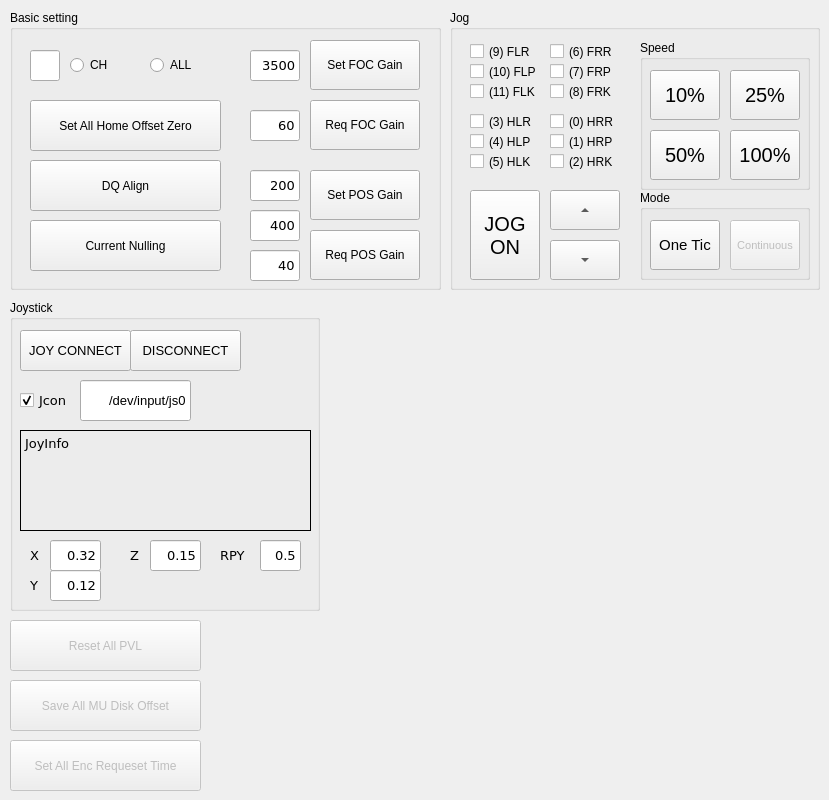
    <widget class="QWidget" name="tab_basic">
     <attribute name="title">
      <string>Basic</string>
     </attribute>
     <widget class="QGroupBox" name="groupBox_7">
      <property name="geometry">
       <rect>
        <x>450</x>
        <y>10</y>
        <width>370</width>
        <height>280</height>
       </rect>
      </property>
      <property name="title">
       <string>Jog</string>
      </property>
      <widget class="QGroupBox" name="groupBox_5">
       <property name="geometry">
        <rect>
         <x>190</x>
         <y>30</y>
         <width>170</width>
         <height>150</height>
        </rect>
       </property>
       <property name="title">
        <string>Speed</string>
       </property>
       <widget class="QPushButton" name="BTN_JOG_SPEED_1">
        <property name="geometry">
         <rect>
          <x>10</x>
          <y>30</y>
          <width>70</width>
          <height>50</height>
         </rect>
        </property>
        <property name="font">
         <font>
          <pointsize>15</pointsize>
         </font>
        </property>
        <property name="text">
         <string>10%</string>
        </property>
       </widget>
       <widget class="QPushButton" name="BTN_JOG_SPEED_4">
        <property name="geometry">
         <rect>
          <x>90</x>
          <y>90</y>
          <width>70</width>
          <height>50</height>
         </rect>
        </property>
        <property name="font">
         <font>
          <pointsize>15</pointsize>
         </font>
        </property>
        <property name="text">
         <string>100%</string>
        </property>
       </widget>
       <widget class="QPushButton" name="BTN_JOG_SPEED_3">
        <property name="geometry">
         <rect>
          <x>10</x>
          <y>90</y>
          <width>70</width>
          <height>50</height>
         </rect>
        </property>
        <property name="font">
         <font>
          <pointsize>15</pointsize>
         </font>
        </property>
        <property name="text">
         <string>50%</string>
        </property>
       </widget>
       <widget class="QPushButton" name="BTN_JOG_SPEED_2">
        <property name="geometry">
         <rect>
          <x>90</x>
          <y>30</y>
          <width>70</width>
          <height>50</height>
         </rect>
        </property>
        <property name="font">
         <font>
          <pointsize>15</pointsize>
         </font>
        </property>
        <property name="text">
         <string>25%</string>
        </property>
       </widget>
      </widget>
      <widget class="QToolButton" name="BTN_JOG_DOWN">
       <property name="geometry">
        <rect>
         <x>100</x>
         <y>230</y>
         <width>70</width>
         <height>40</height>
        </rect>
       </property>
       <property name="text">
        <string>...</string>
       </property>
       <property name="arrowType">
        <enum>Qt::DownArrow</enum>
       </property>
      </widget>
      <widget class="QGroupBox" name="groupBox_6">
       <property name="geometry">
        <rect>
         <x>190</x>
         <y>180</y>
         <width>170</width>
         <height>90</height>
        </rect>
       </property>
       <property name="title">
        <string>Mode</string>
       </property>
       <widget class="QPushButton" name="BTN_JOG_MODE_1">
        <property name="geometry">
         <rect>
          <x>10</x>
          <y>30</y>
          <width>70</width>
          <height>50</height>
         </rect>
        </property>
        <property name="font">
         <font>
          <pointsize>11</pointsize>
         </font>
        </property>
        <property name="text">
         <string>One Tic</string>
        </property>
       </widget>
       <widget class="QPushButton" name="BTN_JOG_MODE_2">
        <property name="enabled">
         <bool>false</bool>
        </property>
        <property name="geometry">
         <rect>
          <x>90</x>
          <y>30</y>
          <width>70</width>
          <height>50</height>
         </rect>
        </property>
        <property name="font">
         <font>
          <pointsize>8</pointsize>
         </font>
        </property>
        <property name="text">
         <string>Continuous</string>
        </property>
       </widget>
      </widget>
      <widget class="QPushButton" name="BTN_JOG_ON">
       <property name="geometry">
        <rect>
         <x>20</x>
         <y>180</y>
         <width>70</width>
         <height>90</height>
        </rect>
       </property>
       <property name="font">
        <font>
         <pointsize>15</pointsize>
        </font>
       </property>
       <property name="text">
        <string>JOG
ON</string>
       </property>
      </widget>
      <widget class="QToolButton" name="BTN_JOG_UP">
       <property name="geometry">
        <rect>
         <x>100</x>
         <y>180</y>
         <width>70</width>
         <height>40</height>
        </rect>
       </property>
       <property name="text">
        <string>...</string>
       </property>
       <property name="arrowType">
        <enum>Qt::UpArrow</enum>
       </property>
      </widget>
      <widget class="QCheckBox" name="RBTN_JOINT_0">
       <property name="geometry">
        <rect>
         <x>100</x>
         <y>100</y>
         <width>92</width>
         <height>23</height>
        </rect>
       </property>
       <property name="text">
        <string>(0) HRR</string>
       </property>
      </widget>
      <widget class="QCheckBox" name="RBTN_JOINT_1">
       <property name="geometry">
        <rect>
         <x>100</x>
         <y>120</y>
         <width>92</width>
         <height>23</height>
        </rect>
       </property>
       <property name="text">
        <string>(1) HRP</string>
       </property>
      </widget>
      <widget class="QCheckBox" name="RBTN_JOINT_2">
       <property name="geometry">
        <rect>
         <x>100</x>
         <y>140</y>
         <width>92</width>
         <height>23</height>
        </rect>
       </property>
       <property name="text">
        <string>(2) HRK</string>
       </property>
      </widget>
      <widget class="QCheckBox" name="RBTN_JOINT_3">
       <property name="geometry">
        <rect>
         <x>20</x>
         <y>100</y>
         <width>92</width>
         <height>23</height>
        </rect>
       </property>
       <property name="text">
        <string>(3) HLR</string>
       </property>
      </widget>
      <widget class="QCheckBox" name="RBTN_JOINT_4">
       <property name="geometry">
        <rect>
         <x>20</x>
         <y>120</y>
         <width>92</width>
         <height>23</height>
        </rect>
       </property>
       <property name="text">
        <string>(4) HLP</string>
       </property>
      </widget>
      <widget class="QCheckBox" name="RBTN_JOINT_5">
       <property name="geometry">
        <rect>
         <x>20</x>
         <y>140</y>
         <width>92</width>
         <height>23</height>
        </rect>
       </property>
       <property name="text">
        <string>(5) HLK</string>
       </property>
      </widget>
      <widget class="QCheckBox" name="RBTN_JOINT_6">
       <property name="geometry">
        <rect>
         <x>100</x>
         <y>30</y>
         <width>92</width>
         <height>23</height>
        </rect>
       </property>
       <property name="text">
        <string>(6) FRR</string>
       </property>
      </widget>
      <widget class="QCheckBox" name="RBTN_JOINT_7">
       <property name="geometry">
        <rect>
         <x>100</x>
         <y>50</y>
         <width>92</width>
         <height>23</height>
        </rect>
       </property>
       <property name="text">
        <string>(7) FRP</string>
       </property>
      </widget>
      <widget class="QCheckBox" name="RBTN_JOINT_8">
       <property name="geometry">
        <rect>
         <x>100</x>
         <y>70</y>
         <width>92</width>
         <height>23</height>
        </rect>
       </property>
       <property name="text">
        <string>(8) FRK</string>
       </property>
      </widget>
      <widget class="QCheckBox" name="RBTN_JOINT_9">
       <property name="geometry">
        <rect>
         <x>20</x>
         <y>30</y>
         <width>92</width>
         <height>23</height>
        </rect>
       </property>
       <property name="text">
        <string>(9) FLR</string>
       </property>
      </widget>
      <widget class="QCheckBox" name="RBTN_JOINT_10">
       <property name="geometry">
        <rect>
         <x>20</x>
         <y>50</y>
         <width>92</width>
         <height>23</height>
        </rect>
       </property>
       <property name="text">
        <string>(10) FLP</string>
       </property>
      </widget>
      <widget class="QCheckBox" name="RBTN_JOINT_11">
       <property name="geometry">
        <rect>
         <x>20</x>
         <y>70</y>
         <width>92</width>
         <height>23</height>
        </rect>
       </property>
       <property name="text">
        <string>(11) FLK</string>
       </property>
      </widget>
     </widget>
     <widget class="QGroupBox" name="groupBox">
      <property name="geometry">
       <rect>
        <x>10</x>
        <y>300</y>
        <width>310</width>
        <height>311</height>
       </rect>
      </property>
      <property name="title">
       <string>Joystick</string>
      </property>
      <widget class="QLineEdit" name="LE_JOYANGLE">
       <property name="geometry">
        <rect>
         <x>250</x>
         <y>240</y>
         <width>41</width>
         <height>31</height>
        </rect>
       </property>
       <property name="font">
        <font>
         <family>DejaVu Sans</family>
         <pointsize>10</pointsize>
        </font>
       </property>
       <property name="text">
        <string>0.5</string>
       </property>
       <property name="alignment">
        <set>Qt::AlignRight|Qt::AlignTrailing|Qt::AlignVCenter</set>
       </property>
      </widget>
      <widget class="QLabel" name="label_80">
       <property name="geometry">
        <rect>
         <x>210</x>
         <y>240</y>
         <width>31</width>
         <height>31</height>
        </rect>
       </property>
       <property name="font">
        <font>
         <family>DejaVu Sans</family>
         <pointsize>10</pointsize>
        </font>
       </property>
       <property name="text">
        <string>RPY</string>
       </property>
      </widget>
      <widget class="QLabel" name="TL_JOYVIEW">
       <property name="geometry">
        <rect>
         <x>10</x>
         <y>130</y>
         <width>291</width>
         <height>101</height>
        </rect>
       </property>
       <property name="font">
        <font>
         <family>DejaVu Sans</family>
         <pointsize>10</pointsize>
        </font>
       </property>
       <property name="autoFillBackground">
        <bool>false</bool>
       </property>
       <property name="frameShape">
        <enum>QFrame::Panel</enum>
       </property>
       <property name="text">
        <string>JoyInfo</string>
       </property>
       <property name="alignment">
        <set>Qt::AlignLeading|Qt::AlignLeft|Qt::AlignTop</set>
       </property>
      </widget>
      <widget class="QLineEdit" name="LE_JOYNAME">
       <property name="geometry">
        <rect>
         <x>70</x>
         <y>80</y>
         <width>111</width>
         <height>41</height>
        </rect>
       </property>
       <property name="font">
        <font>
         <pointsize>10</pointsize>
        </font>
       </property>
       <property name="text">
        <string>/dev/input/js0</string>
       </property>
       <property name="alignment">
        <set>Qt::AlignRight|Qt::AlignTrailing|Qt::AlignVCenter</set>
       </property>
      </widget>
      <widget class="QLineEdit" name="LE_JOYZ">
       <property name="geometry">
        <rect>
         <x>140</x>
         <y>240</y>
         <width>51</width>
         <height>31</height>
        </rect>
       </property>
       <property name="font">
        <font>
         <family>DejaVu Sans</family>
         <pointsize>10</pointsize>
        </font>
       </property>
       <property name="text">
        <string>0.15</string>
       </property>
       <property name="alignment">
        <set>Qt::AlignRight|Qt::AlignTrailing|Qt::AlignVCenter</set>
       </property>
      </widget>
      <widget class="QCheckBox" name="CB_Jcon">
       <property name="geometry">
        <rect>
         <x>10</x>
         <y>80</y>
         <width>61</width>
         <height>41</height>
        </rect>
       </property>
       <property name="font">
        <font>
         <family>DejaVu Sans</family>
         <pointsize>10</pointsize>
        </font>
       </property>
       <property name="text">
        <string>Jcon</string>
       </property>
       <property name="checked">
        <bool>true</bool>
       </property>
      </widget>
      <widget class="QLineEdit" name="LE_JOYX">
       <property name="geometry">
        <rect>
         <x>40</x>
         <y>240</y>
         <width>51</width>
         <height>31</height>
        </rect>
       </property>
       <property name="font">
        <font>
         <family>DejaVu Sans</family>
         <pointsize>10</pointsize>
        </font>
       </property>
       <property name="text">
        <string>0.32</string>
       </property>
       <property name="alignment">
        <set>Qt::AlignRight|Qt::AlignTrailing|Qt::AlignVCenter</set>
       </property>
      </widget>
      <widget class="QPushButton" name="BTN_JOY_CONNECT">
       <property name="geometry">
        <rect>
         <x>10</x>
         <y>30</y>
         <width>111</width>
         <height>41</height>
        </rect>
       </property>
       <property name="font">
        <font>
         <pointsize>10</pointsize>
        </font>
       </property>
       <property name="text">
        <string>JOY CONNECT</string>
       </property>
      </widget>
      <widget class="QPushButton" name="BTN_JOY_DISCONNECT">
       <property name="geometry">
        <rect>
         <x>120</x>
         <y>30</y>
         <width>111</width>
         <height>41</height>
        </rect>
       </property>
       <property name="font">
        <font>
         <pointsize>10</pointsize>
        </font>
       </property>
       <property name="text">
        <string>DISCONNECT</string>
       </property>
      </widget>
      <widget class="QLabel" name="label_79">
       <property name="geometry">
        <rect>
         <x>20</x>
         <y>240</y>
         <width>20</width>
         <height>31</height>
        </rect>
       </property>
       <property name="font">
        <font>
         <family>DejaVu Sans</family>
         <pointsize>10</pointsize>
        </font>
       </property>
       <property name="text">
        <string>X</string>
       </property>
      </widget>
      <widget class="QLabel" name="label_101">
       <property name="geometry">
        <rect>
         <x>120</x>
         <y>240</y>
         <width>30</width>
         <height>31</height>
        </rect>
       </property>
       <property name="font">
        <font>
         <family>DejaVu Sans</family>
         <pointsize>10</pointsize>
        </font>
       </property>
       <property name="text">
        <string>Z</string>
       </property>
      </widget>
      <widget class="QLabel" name="label_102">
       <property name="geometry">
        <rect>
         <x>20</x>
         <y>270</y>
         <width>30</width>
         <height>31</height>
        </rect>
       </property>
       <property name="font">
        <font>
         <family>DejaVu Sans</family>
         <pointsize>10</pointsize>
        </font>
       </property>
       <property name="text">
        <string>Y</string>
       </property>
      </widget>
      <widget class="QLineEdit" name="LE_JOYY">
       <property name="geometry">
        <rect>
         <x>40</x>
         <y>270</y>
         <width>51</width>
         <height>31</height>
        </rect>
       </property>
       <property name="font">
        <font>
         <family>DejaVu Sans</family>
         <pointsize>10</pointsize>
        </font>
       </property>
       <property name="text">
        <string>0.12</string>
       </property>
       <property name="alignment">
        <set>Qt::AlignRight|Qt::AlignTrailing|Qt::AlignVCenter</set>
       </property>
      </widget>
     </widget>
     <widget class="QGroupBox" name="groupBox_2">
      <property name="geometry">
       <rect>
        <x>10</x>
        <y>10</y>
        <width>431</width>
        <height>280</height>
       </rect>
      </property>
      <property name="title">
       <string>Basic setting</string>
      </property>
      <widget class="QPushButton" name="BTN_RESET_PROCESS_3">
       <property name="geometry">
        <rect>
         <x>20</x>
         <y>90</y>
         <width>191</width>
         <height>51</height>
        </rect>
       </property>
       <property name="text">
        <string>Set All Home Offset Zero</string>
       </property>
      </widget>
      <widget class="QPushButton" name="BTN_RESET_PROCESS_5">
       <property name="geometry">
        <rect>
         <x>20</x>
         <y>150</y>
         <width>191</width>
         <height>51</height>
        </rect>
       </property>
       <property name="text">
        <string>DQ Align</string>
       </property>
      </widget>
      <widget class="QPushButton" name="BTN_RESET_PROCESS_6">
       <property name="geometry">
        <rect>
         <x>20</x>
         <y>210</y>
         <width>191</width>
         <height>51</height>
        </rect>
       </property>
       <property name="text">
        <string>Current Nulling</string>
       </property>
      </widget>
      <widget class="QLineEdit" name="LE_BASIC_CHNUM">
       <property name="geometry">
        <rect>
         <x>20</x>
         <y>40</y>
         <width>30</width>
         <height>31</height>
        </rect>
       </property>
       <property name="font">
        <font>
         <family>DejaVu Sans</family>
         <pointsize>10</pointsize>
        </font>
       </property>
       <property name="text">
        <string/>
       </property>
       <property name="alignment">
        <set>Qt::AlignRight|Qt::AlignTrailing|Qt::AlignVCenter</set>
       </property>
      </widget>
      <widget class="QRadioButton" name="radioButton_BASIC_CH">
       <property name="geometry">
        <rect>
         <x>60</x>
         <y>40</y>
         <width>60</width>
         <height>30</height>
        </rect>
       </property>
       <property name="text">
        <string>CH</string>
       </property>
      </widget>
      <widget class="QRadioButton" name="radioButton_BASIC_ALL">
       <property name="geometry">
        <rect>
         <x>140</x>
         <y>40</y>
         <width>60</width>
         <height>30</height>
        </rect>
       </property>
       <property name="text">
        <string>ALL</string>
       </property>
      </widget>
      <widget class="QPushButton" name="BTN_FOC_GAINSET">
       <property name="geometry">
        <rect>
         <x>300</x>
         <y>30</y>
         <width>110</width>
         <height>50</height>
        </rect>
       </property>
       <property name="text">
        <string>Set FOC Gain</string>
       </property>
      </widget>
      <widget class="QPushButton" name="BTN_FOC_GAINREQ">
       <property name="geometry">
        <rect>
         <x>300</x>
         <y>90</y>
         <width>110</width>
         <height>50</height>
        </rect>
       </property>
       <property name="text">
        <string>Req FOC Gain</string>
       </property>
      </widget>
      <widget class="QLineEdit" name="LE_FOC_KI">
       <property name="geometry">
        <rect>
         <x>240</x>
         <y>100</y>
         <width>50</width>
         <height>31</height>
        </rect>
       </property>
       <property name="font">
        <font>
         <family>DejaVu Sans</family>
         <pointsize>10</pointsize>
        </font>
       </property>
       <property name="text">
        <string>60</string>
       </property>
       <property name="alignment">
        <set>Qt::AlignRight|Qt::AlignTrailing|Qt::AlignVCenter</set>
       </property>
      </widget>
      <widget class="QPushButton" name="BTN_POS_GAINREQ">
       <property name="geometry">
        <rect>
         <x>300</x>
         <y>220</y>
         <width>110</width>
         <height>50</height>
        </rect>
       </property>
       <property name="text">
        <string>Req POS Gain</string>
       </property>
      </widget>
      <widget class="QLineEdit" name="LE_POS_KI">
       <property name="geometry">
        <rect>
         <x>240</x>
         <y>240</y>
         <width>50</width>
         <height>31</height>
        </rect>
       </property>
       <property name="font">
        <font>
         <family>DejaVu Sans</family>
         <pointsize>10</pointsize>
        </font>
       </property>
       <property name="text">
        <string>40</string>
       </property>
       <property name="alignment">
        <set>Qt::AlignRight|Qt::AlignTrailing|Qt::AlignVCenter</set>
       </property>
      </widget>
      <widget class="QLineEdit" name="LE_FOC_KP">
       <property name="geometry">
        <rect>
         <x>240</x>
         <y>40</y>
         <width>50</width>
         <height>31</height>
        </rect>
       </property>
       <property name="font">
        <font>
         <family>DejaVu Sans</family>
         <pointsize>10</pointsize>
        </font>
       </property>
       <property name="text">
        <string>3500</string>
       </property>
       <property name="alignment">
        <set>Qt::AlignRight|Qt::AlignTrailing|Qt::AlignVCenter</set>
       </property>
      </widget>
      <widget class="QLineEdit" name="LE_POS_KD">
       <property name="geometry">
        <rect>
         <x>240</x>
         <y>200</y>
         <width>50</width>
         <height>31</height>
        </rect>
       </property>
       <property name="font">
        <font>
         <family>DejaVu Sans</family>
         <pointsize>10</pointsize>
        </font>
       </property>
       <property name="text">
        <string>400</string>
       </property>
       <property name="alignment">
        <set>Qt::AlignRight|Qt::AlignTrailing|Qt::AlignVCenter</set>
       </property>
      </widget>
      <widget class="QPushButton" name="BTN_POS_GAINSET">
       <property name="geometry">
        <rect>
         <x>300</x>
         <y>160</y>
         <width>110</width>
         <height>50</height>
        </rect>
       </property>
       <property name="text">
        <string>Set POS Gain</string>
       </property>
      </widget>
      <widget class="QLineEdit" name="LE_POS_KP">
       <property name="geometry">
        <rect>
         <x>240</x>
         <y>160</y>
         <width>50</width>
         <height>31</height>
        </rect>
       </property>
       <property name="font">
        <font>
         <family>DejaVu Sans</family>
         <pointsize>10</pointsize>
        </font>
       </property>
       <property name="text">
        <string>200</string>
       </property>
       <property name="alignment">
        <set>Qt::AlignRight|Qt::AlignTrailing|Qt::AlignVCenter</set>
       </property>
      </widget>
     </widget>
     <widget class="QPushButton" name="BTN_RESET_PROCESS_4">
      <property name="enabled">
       <bool>false</bool>
      </property>
      <property name="geometry">
       <rect>
        <x>10</x>
        <y>740</y>
        <width>191</width>
        <height>51</height>
       </rect>
      </property>
      <property name="text">
       <string>Set All Enc Requeset Time</string>
      </property>
     </widget>
     <widget class="QPushButton" name="BTN_RESET_PROCESS_2">
      <property name="enabled">
       <bool>false</bool>
      </property>
      <property name="geometry">
       <rect>
        <x>10</x>
        <y>680</y>
        <width>191</width>
        <height>51</height>
       </rect>
      </property>
      <property name="text">
       <string>Save All MU Disk Offset</string>
      </property>
      <property name="checkable">
       <bool>false</bool>
      </property>
     </widget>
     <widget class="QPushButton" name="BTN_RESET_PROCESS_1">
      <property name="enabled">
       <bool>false</bool>
      </property>
      <property name="geometry">
       <rect>
        <x>10</x>
        <y>620</y>
        <width>191</width>
        <height>51</height>
       </rect>
      </property>
      <property name="text">
       <string>Reset All PVL</string>
      </property>
     </widget>
    </widget>
